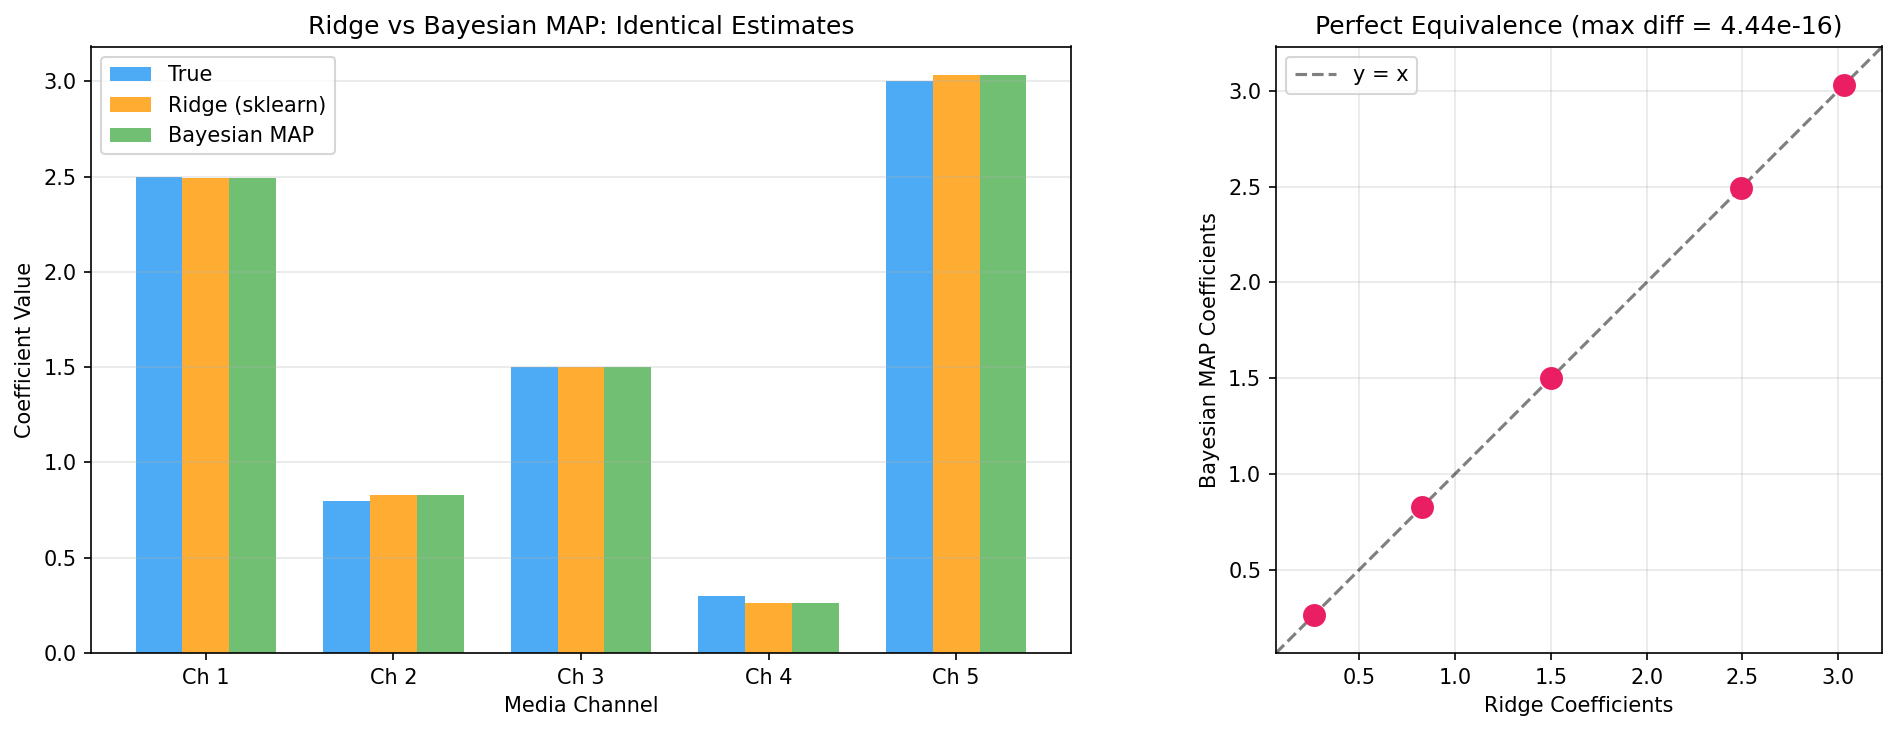

Write the Python code that produced this figure.
"""
01 - Ridge Regression = Bayesian MAP with Gaussian Prior
=========================================================
Research Point (Section 1 / report 1.3 / claude-Deep-Research):
  "Ridge regression is mathematically equivalent to Bayesian regression
   with a Gaussian prior."  -- Hastie et al. (ISLR, p. 249)

  Ridge minimizes:  RSS + lambda * ||beta||^2
  Bayesian MAP with Normal(0, tau) prior minimizes:
      RSS + (sigma^2 / tau^2) * ||beta||^2
  These are IDENTICAL when lambda = sigma^2 / tau^2.

This script demonstrates:
  1. Generate synthetic MMM-like data
  2. Fit Ridge regression (sklearn)
  3. Fit Bayesian MAP with Gaussian prior (closed-form)
  4. Show the coefficient estimates are numerically identical
  5. Visualize the equivalence
"""

import numpy as np
import matplotlib.pyplot as plt
from sklearn.linear_model import Ridge

from demo_utils import finalize_figure

np.random.seed(42)

# ── 1. Simulate MMM-like data ──────────────────────────────────────────────
n_obs = 150  # ~3 years of weekly data
n_channels = 5  # media channels
sigma_true = 1.0  # noise std

# True coefficients (some small, some large)
beta_true = np.array([2.5, 0.8, 1.5, 0.3, 3.0])

# Correlated media spend (realistic: channels move together)
mean_spend = np.array([100, 80, 60, 40, 120])
cov_spend = np.diag(mean_spend) * 0.3
# Add off-diagonal correlation (Q4 effect)
for i in range(n_channels):
    for j in range(n_channels):
        if i != j:
            cov_spend[i, j] = 0.15 * np.sqrt(cov_spend[i, i] * cov_spend[j, j])

X = np.random.multivariate_normal(mean_spend, cov_spend, size=n_obs)
X = np.maximum(X, 0)  # no negative spend

# Generate response
noise = np.random.normal(0, sigma_true, n_obs)
y = X @ beta_true + 50 + noise  # intercept = 50

# Center X and y for Ridge (no intercept in the penalty)
X_mean = X.mean(axis=0)
y_mean = y.mean()
X_c = X - X_mean
y_c = y - y_mean

# ── 2. Ridge Regression (sklearn) ──────────────────────────────────────────
lambda_ridge = 5.0

ridge = Ridge(alpha=lambda_ridge, fit_intercept=False)
ridge.fit(X_c, y_c)
beta_ridge = ridge.coef_

# ── 3. Bayesian MAP with Gaussian Prior (closed-form) ──────────────────────
# MAP estimate: beta_MAP = (X'X + lambda*I)^{-1} X'y
# This is identical to Ridge when lambda = sigma^2 / tau^2
# So tau^2 = sigma^2 / lambda

XtX = X_c.T @ X_c
Xty = X_c.T @ y_c
I = np.eye(n_channels)

beta_map = np.linalg.solve(XtX + lambda_ridge * I, Xty)

# ── 4. Compare ─────────────────────────────────────────────────────────────
print("=" * 70)
print("DEMONSTRATION: Ridge Regression = Bayesian MAP with Gaussian Prior")
print("=" * 70)
print()
print(f"Number of observations:  {n_obs}")
print(f"Number of channels:      {n_channels}")
print(f"Ridge lambda:            {lambda_ridge}")
print(f"Equivalent prior tau^2:  {sigma_true**2 / lambda_ridge:.4f}")
print()

print(f"{'Channel':<10} {'True':>8} {'Ridge':>8} {'Bayes MAP':>10} {'Diff':>12}")
print("-" * 50)
for i in range(n_channels):
    diff = abs(beta_ridge[i] - beta_map[i])
    print(
        f"Ch {i + 1:<6} {beta_true[i]:>8.4f} {beta_ridge[i]:>8.4f} {beta_map[i]:>10.4f} {diff:>12.2e}"
    )

print()
max_diff = np.max(np.abs(beta_ridge - beta_map))
print(f"Maximum absolute difference: {max_diff:.2e}")
print(f"Numerically identical:       {max_diff < 1e-10}")

# ── 5. Visualize ───────────────────────────────────────────────────────────
fig, axes = plt.subplots(1, 2, figsize=(14, 5))

# Panel A: Coefficient comparison
channels = [f"Ch {i + 1}" for i in range(n_channels)]
x_pos = np.arange(n_channels)
width = 0.25

axes[0].bar(x_pos - width, beta_true, width, label="True", color="#2196F3", alpha=0.8)
axes[0].bar(
    x_pos, beta_ridge, width, label="Ridge (sklearn)", color="#FF9800", alpha=0.8
)
axes[0].bar(
    x_pos + width, beta_map, width, label="Bayesian MAP", color="#4CAF50", alpha=0.8
)
axes[0].set_xlabel("Media Channel")
axes[0].set_ylabel("Coefficient Value")
axes[0].set_title("Ridge vs Bayesian MAP: Identical Estimates")
axes[0].set_xticks(x_pos)
axes[0].set_xticklabels(channels)
axes[0].legend()
axes[0].grid(axis="y", alpha=0.3)

# Panel B: Scatter plot Ridge vs MAP (should be perfect diagonal)
axes[1].scatter(beta_ridge, beta_map, s=100, c="#E91E63", zorder=3)
lims = [
    min(beta_ridge.min(), beta_map.min()) - 0.2,
    max(beta_ridge.max(), beta_map.max()) + 0.2,
]
axes[1].plot(lims, lims, "k--", alpha=0.5, label="y = x")
axes[1].set_xlabel("Ridge Coefficients")
axes[1].set_ylabel("Bayesian MAP Coefficients")
axes[1].set_title(f"Perfect Equivalence (max diff = {max_diff:.2e})")
axes[1].set_xlim(lims)
axes[1].set_ylim(lims)
axes[1].set_aspect("equal")
axes[1].legend()
axes[1].grid(alpha=0.3)

plt.tight_layout()
finalize_figure("01_ridge_bayesian_equivalence.png", fig=fig)

# ── 6. Show equivalence across different lambda values ─────────────────────
print("\n" + "=" * 70)
print("EQUIVALENCE ACROSS REGULARIZATION STRENGTHS")
print("=" * 70)

lambdas = [0.01, 0.1, 1.0, 5.0, 10.0, 50.0, 100.0]
print(f"\n{'lambda':>8} {'tau^2':>10} {'Max |Ridge - MAP|':>20}")
print("-" * 40)

for lam in lambdas:
    ridge_l = Ridge(alpha=lam, fit_intercept=False).fit(X_c, y_c)
    map_l = np.linalg.solve(XtX + lam * I, Xty)
    diff = np.max(np.abs(ridge_l.coef_ - map_l))
    tau2 = sigma_true**2 / lam
    print(f"{lam:>8.2f} {tau2:>10.4f} {diff:>20.2e}")

print()
print("KEY TAKEAWAY:")
print("  Ridge regression (frequentist) and Bayesian MAP with a Gaussian prior")
print("  produce IDENTICAL coefficient estimates. The lambda parameter in Ridge")
print("  maps directly to the prior variance: tau^2 = sigma^2 / lambda.")
print("  The difference is what happens AFTER the point estimate:")
print("  - Frequentists stop here (+ bootstrap CIs)")
print("  - Bayesians compute the full posterior distribution")
